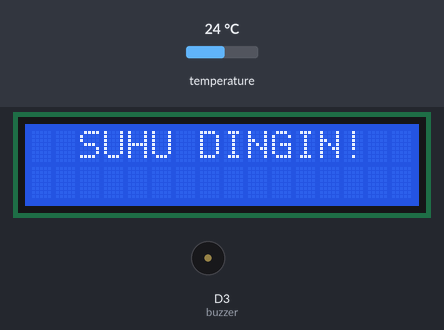
A sketch run on a simulated ESP8266 (NodeMCU). Shown: 16×2 character LCD, buzzer (waves = sounding, pin HIGH). The inputs (shaded band) are chosen by the test bench; at power-on: temperature 24 °C. What the sketch prints to the serial monitor is not drawn.

Above: at 3.9 s.
4.0 s: temperature set to 24.5 °C
9.7 s: temperature set to 25.5 °C
At 12.1 s:
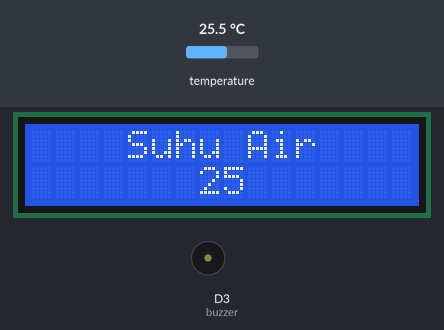
12.7 s: temperature set to 30.5 °C
At 13.2 s:
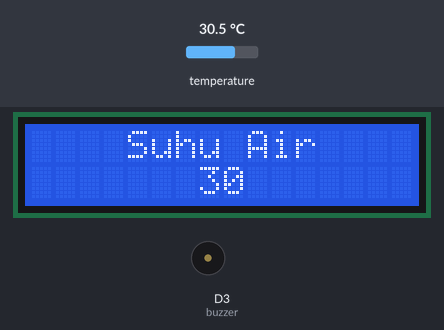
15.2 s: temperature set to 31.3 °C
At 19.2 s:
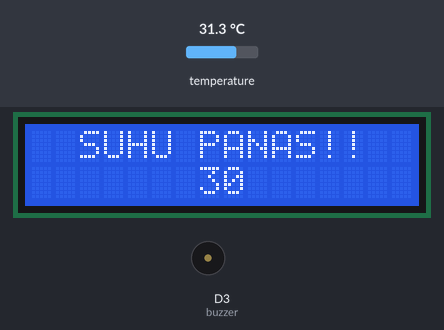
Timing chart, 0 to 21.9 s (numbered marks = the images above; inputs shaded):
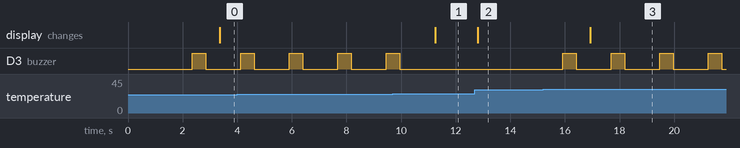

The sketch:

Sensor_Suhu_Air.ino
```cpp
#include <OneWire.h> //Library OneWire
#include <DallasTemperature.h> // Library untuk Dallas temperature
#include <LiquidCrystal_I2C.h> //Library I2C LCD
#include "CTBot.h" //Library CTBot untuk Telegram

LiquidCrystal_I2C lcd(0x27,16,2); //alamat I2C
#define buzzer D3 //pin D3 untuk buzzer
#define ONE_WIRE_BUS D4 // pin D4 digunakan untuk data hasil baca sensor

OneWire oneWire(ONE_WIRE_BUS);
DallasTemperature sensors(&oneWire);
CTBot myBot;

String ssid = "waipai";    //nama ssid wifi kalian
String pass = "123456789";  //password wifi kalian
String token = "5008834944:AAFSRa-bBYOPs4IRZcxVxcSyZqHvdlRUKlY";    //token bot baru kalian
const int id = 1234838562;      //id telegram kalian

void setup(void)
{
  Serial.begin(9600);
  sensors.begin(); //memulai baca sensor
  lcd.begin(); //memulai LCD
  lcd.backlight(); //menyalakan Lampu latar belakang LCD
  pinMode(buzzer, OUTPUT); //inisialisasi buzzer sebagai output
  myBot.wifiConnect(ssid, pass); //koneksi dengan hotspot
  myBot.setTelegramToken(token); //memastikan token

  //tes koneksi dengan hotspot
  if (myBot.testConnection())
  {
    Serial.println("Koneksi Bagus");
  } else {
    Serial.println("Koneksi Jelek");
  }
}

void loop(void)
{
  sensors.requestTemperatures(); //baca sensor
  int suhu = sensors.getTempCByIndex(0);
  //Penulisan suhu pada LCD dan serial monitor
  Serial.println(suhu);

  //Jika suhu lebih dari 30
  if (suhu > 30) {
    myBot.sendMessage(id, "Suhu Akuarium Terlalu Panas!"); //mengirimkan pesan ke telegram
    buzzerNyala(); //menyalakan buzzer
    lcd.setCursor(2,0);
    lcd.print("SUHU PANAS!!"); //menampilkan SUHU PANAS di LCD
    //lcd.clear();
    }

  else if (suhu < 25) {
    myBot.sendMessage(id, "Suhu Akuarium Terlalu Dingin!"); //mengirimkan pesan ke telegram
    buzzerNyala(); //menyalakan buzzer
    lcd.setCursor(2,0);
    lcd.print("SUHU DINGIN!"); //menampilkan SUHU DINGIN di LCD
    //lcd.clear();
  }
  else {
    digitalWrite(buzzer, LOW);
    lcd.setCursor(0,0);
    lcd.print("    Suhu Air    ");
    lcd.setCursor(7,1);
    lcd.print(suhu);
  }

}

void buzzerNyala(){ //Function untuk menyalakan buzzer
  digitalWrite(buzzer, HIGH);
  delay (500);
  digitalWrite(buzzer, LOW);
  delay (500);
}
```

Measured:
- the behaviour switches between 24.9 and 25 °C on temperature (found by bisection; images 0 and 1)
- the behaviour switches between 30.9 and 31 °C on temperature (found by bisection; images 2 and 3)
- after the input at 9.7 s, D3 (buzzer): goes on until 10.0 s, then stays LOW; the display: changes after 1.5 s (image 1)
- after the input at 12.7 s, the display: changes after 0.11 s (image 2)
- after the input at 15.2 s, D3 (buzzer): alternates HIGH for 0.50 s and LOW for 1.3 s, starting after 0.72 s; the display: changes after 1.7 s (image 3)
- by itself, D3 (buzzer): alternates HIGH for 0.50 s and LOW for 1.3 s
